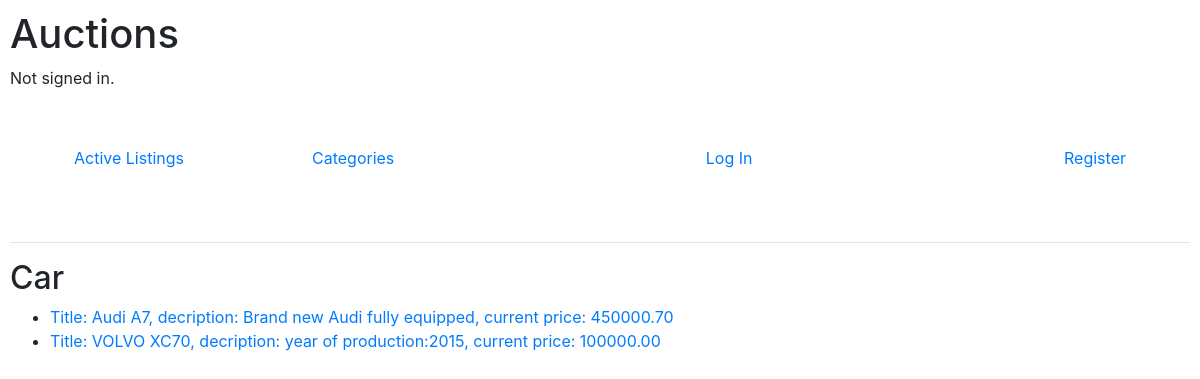
/category/Car, run on an earlier commit of the app's database.
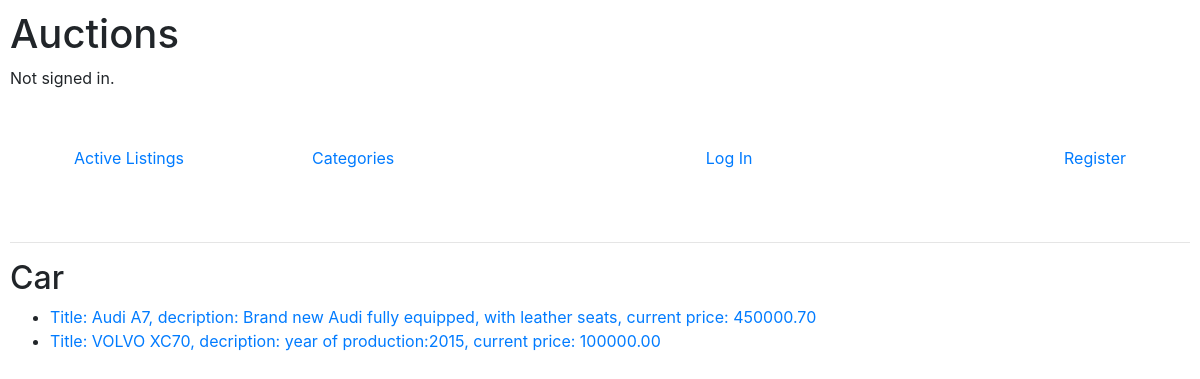
And on a later commit of the database.
### auctions/models.py (models this page shows, shortened)
class AuctionListing(models.Model):
    categories = [
    ("Clothing","Clothing"),
    ("Car","Car"),
    ("RTV","RTV"),
    ("AGD","AGD"),
    ("Toy","Toy"),
    ("Home","Home")
    ]
    title = models.CharField(max_length=64)
    category = models.CharField(max_length=10, blank=True, choices=categories)
    description = models.CharField(max_length=512)
    starting_bid = models.DecimalField(max_digits=10, decimal_places=2)
    current_price = models.DecimalField(max_digits=10, decimal_places=2, null=True, blank=True)
    owner = models.ForeignKey(User, on_delete=models.CASCADE, related_name="owner")
    active = models.BooleanField(default=True)
    winner = models.ForeignKey(User, blank=True, null=True, on_delete=models.SET_NULL, related_name="winner")
    image = models.CharField(max_length=10240,default="https://encrypted-tbn0.gstatic.com/images?q=tbn:ANd9GcRqEWgS0uxxEYJ0PsOb2OgwyWvC0Gjp8NUdPw&usqp=CAU",blank=True,null=True)
    def __str__(self):
        return f"Title: {self.title}, decription: {self.description}, current price: {self.current_price}"

### auctions/views.py (the view)
# urls.py: path("category/<str:category_listing>", views.category_listing, name="category_listing"),
def category_listing(request, category_listing):
    list_of_objects = AuctionListing.objects.filter(category=category_listing)
    return render(request, "auctions/category_listing.html",{
        "category_listing": category_listing,
        "list": list_of_objects
    })

### auctions/templates/auctions/category_listing.html
{% extends "auctions/layout.html" %}
{% block body %}
    <h2>{{category_listing}}</h2>
    <ul>
    {% for object in list %}
        <li>
            <a href="{% url 'listing' listing=object.id%}">
                {{object}}
            </a>
        </li>
    {% endfor %}
    </ul>
{% endblock %}

What changed in the data, as far as the page shows it:
changed AuctionListing: title+description+current_price "Title: Audi A7, decription: Brand new Audi fully equipped, current price: 450000.70" → "Title: Audi A7, decription: Brand new Audi fully equipped, with leather seats, current price: 450000.70"
